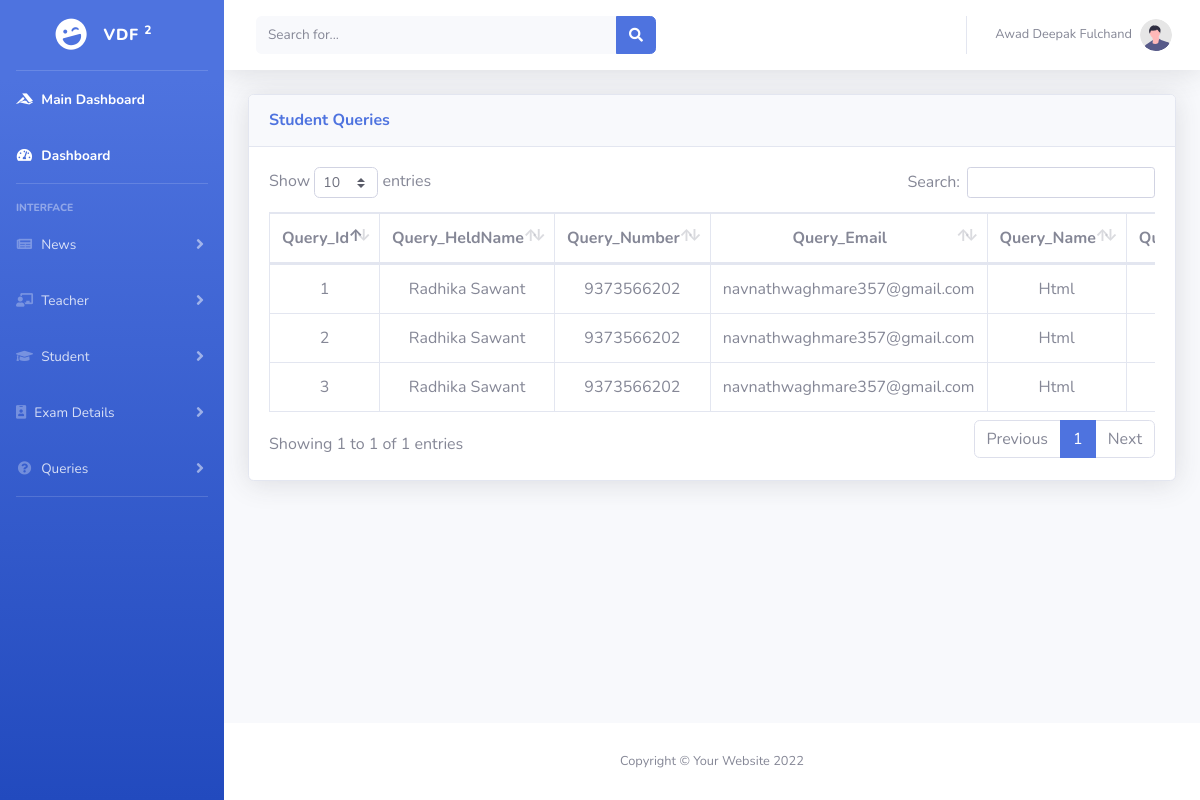
Page /Main/User/Admin/ComputerEngineering/studentqueries.php (signed in) on the committed database.
### tables this page shows
CREATE TABLE `query` (
  `Query_Id` int(11) NOT NULL,
  `Query_Name` varchar(200) NOT NULL,
  `Query_Number` bigint(11) NOT NULL,
  `Query_Email` varchar(100) NOT NULL,
  `Query_SName` varchar(200) NOT NULL,
  `Query_Description` varchar(500) NOT NULL,
  `Query_Year` varchar(12) NOT NULL,
  `Query_Class` text NOT NULL,
  `Query_HeldName` varchar(50) NOT NULL,
  `Query_Dept` varchar(50) NOT NULL
);

### Main/User/Admin/ComputerEngineering/studentqueries.php (the view, shortened to what this page needs)
<?php
   $number=$_SESSION['Admin_Number'];
      $password=$_SESSION['Admin_Password'];
      if ($_SESSION['Admin_Number'] AND $_SESSION['Admin_Password'] )
      {
      $user ='root';
     $pass = '';
      $db = 'seminar';
     $db = new mysqli('localhost',$user,$pass,$db) or die("unable to connect");
     $sql="SELECT * FROM admin WHERE Admin_Number='".$number."' AND Admin_Password ='".$password."'";
     $result=(mysqli_query($db,$sql));
     $data=mysqli_fetch_assoc($result);
     }else
     {
        header("location:../AdminLogin.php");
     }
    ?>
<!DOCTYPE html>
<html lang="en">
<head>
    <link href="../../../Files/vendor/fontawesome-free/css/all.min.css" rel="stylesheet" type="text/css">
    <link href="../../../Files/css/sb-admin-2.min.css" rel="stylesheet">
    <link href="../../Files/vendor/datatables/dataTables.bootstrap4.min.css" rel="stylesheet">
</head>
<body id="page-top">
    <div id="wrapper">
        <ul class="navbar-nav bg-gradient-primary sidebar sidebar-dark accordion" id="accordionSidebar">
            <a class="sidebar-brand d-flex align-items-center justify-content-center" href="index.html">
                <div class="sidebar-brand-icon rotate-n-15">
                    <i class="fas fa-laugh-wink"></i>
                </div>
                <div class="sidebar-brand-text mx-3">Vdf <sup>2</sup></div>
            </a>
            <hr class="sidebar-divider my-0">
            <li class="nav-item active">
                <a class="nav-link" href="../TeacherMain.php">
                    <i class="fab fa-fw fa-accusoft"></i>
                    <span>Main Dashboard</span></a>
            </li>
            <li class="nav-item active">
                <a class="nav-link" href="ComputerEngineering.php">
                    <i class="fas fa-fw fa-tachometer-alt"></i>
                    <span>Dashboard</span></a>
            </li>
            <hr class="sidebar-divider">
            <div class="sidebar-heading">
                Interface
            </div>
            <li class="nav-item">
                <a class="nav-link collapsed" href="#" data-toggle="collapse" data-target="#collapseOne"
                    aria-expanded="true" aria-controls="collapseUtilities">
                    <i class="fas fa-fw fa-newspaper"></i>
                    <span>News</span>
                </a>
            </li>
            <li class="nav-item">
                <a class="nav-link collapsed" href="#" data-toggle="collapse" data-target="#collapseTwo"
                    aria-expanded="true" aria-controls="collapseUtilities">
                    <i class="fas fa-fw fa-chalkboard-teacher"></i>
                    <span>Teacher</span>
                </a>
            </li>
            <li class="nav-item">
                <a class="nav-link collapsed" href="#" data-toggle="collapse" data-target="#collapseThree"
                    aria-expanded="true" aria-controls="collapseUtilities">
                    <i class="fas fa-fw fa-graduation-cap"></i>
                    <span>Student</span>
                </a>
            </li>
            <li class="nav-item">
                <a class="nav-link collapsed" href="#" data-toggle="collapse" data-target="#collapseFour"
                    aria-expanded="true" aria-controls="collapseUtilities">
                    <i class="fa fa-id-badge"></i>
                    <span>Exam Details</span>
                </a>
            </li>
            <li class="nav-item">
                <a class="nav-link collapsed" href="#" data-toggle="collapse" data-target="#collapseFive"
                    aria-expanded="true" aria-controls="collapseUtilities">
                    <i class="fas fa-fw fa-question-circle"></i>
                    <span>Queries</span>
                </a>
            </li>
           <hr class="sidebar-divider d-none d-md-block">
        </ul>
        <div id="content-wrapper" class="d-flex flex-column">
            <div id="content">
                <nav class="navbar navbar-expand navbar-light bg-white topbar mb-4 static-top shadow">
                    <form
                        class="d-none d-sm-inline-block form-inline mr-auto ml-md-3 my-2 my-md-0 mw-100 navbar-search">
                        <div class="input-group">
                            <input type="text" class="form-control bg-light border-0 small" placeholder="Search for..."
                                aria-label="Search" aria-describedby="basic-addon2">
                            <div class="input-group-append">
                                <button class="btn btn-primary" type="button">
                                    <i class="fas fa-search fa-sm"></i>
                                </button>
                            </div>
                        </div>
                    </form>
                    <ul class="navbar-nav ml-auto">
                        <li class="nav-item dropdown no-arrow">
                            <a class="nav-link dropdown-toggle" href="#" id="userDropdown" role="button"
                                data-toggle="dropdown" aria-haspopup="true" aria-expanded="false">
                                <span class="mr-2 d-none d-lg-inline text-gray-600 small"><?php echo $data['Admin_Name'];?></span>
                                <img class="img-profile rounded-circle"
                                    src="../../../Files/img/undraw_profile.svg">
                            </a>
                        </li>
                    </ul>
                </nav>
                <div class="container-fluid">
                            <div class="card shadow mb-4">
                        <div class="card-header py-3">
                            <h6 class="m-0 font-weight-bold text-primary">Student Queries</h6>
                        </div>
                        <div class="card-body">
                            <div class="table-responsive">
                                <table class="table table-bordered" id="dataTable" width="100%" cellspacing="0" style="text-align: center;">
                                    <thead>
                                            <th>Query_Id</th>
                                            <th>Query_HeldName</th>
                                            <th>Query_Number</th>
                                            <th>Query_Email</th>
                                            <th>Query_Name</th>
                                            <th>Query_Descritpion</th>
                                    </thead>
                                    <?php
                         $user ='root';
                         $pass = '';
                          $db = 'seminar';
                        $db = new mysqli('localhost',$user,$pass,$db) or die("unable to connect");
                        $c =1;
                        $sql="SELECT * FROM query WHERE Query_Dept='ComputerEngineering' ";
                        $result=(mysqli_query($db,$sql));
                        while($data=mysqli_fetch_assoc($result))
                        {
                              ?>
                                    <tbody>
                                        <tr>
                                            <td><?php echo $c++;?></td>
                                            <td><?php echo $data['Query_HeldName'];?></td>
                                            <td><?php echo $data['Query_Number'];?></td>
                                            <td><?php echo $data['Query_Email'];?></td>
                                            <td><?php echo $data['Query_Name'];?></td>
                                            <td><?php echo $data['Query_Description'];?></td>
                                        </tr>
                                    </tbody>
                                     <?php }?>
                                </table>
                            </div>
                        </div>
                    </div>
                   </div>
            </div>
            <footer class="sticky-footer bg-white">
                <div class="container my-auto">
                    <div class="copyright text-center my-auto">
                        <span>Copyright &copy; Your Website 2022</span>
                    </div>
                </div>
            </footer>
        </div>
    </div>
</body>
</html>

### rows in the picture
query: Query_HeldName "Radhika Sawant", Query_Number "9373566202", Query_Email "navnathwaghmare357@gmail.com", Query_Name "Html"
query: Query_HeldName "Radhika Sawant", Query_Number "9373566202", Query_Email "navnathwaghmare357@gmail.com", Query_Name "Html"
query: Query_HeldName "Radhika Sawant", Query_Number "9373566202", Query_Email "navnathwaghmare357@gmail.com", Query_Name "Html"

### other values in the picture
$data['Admin_Name'] "Awad Deepak Fulchand"
